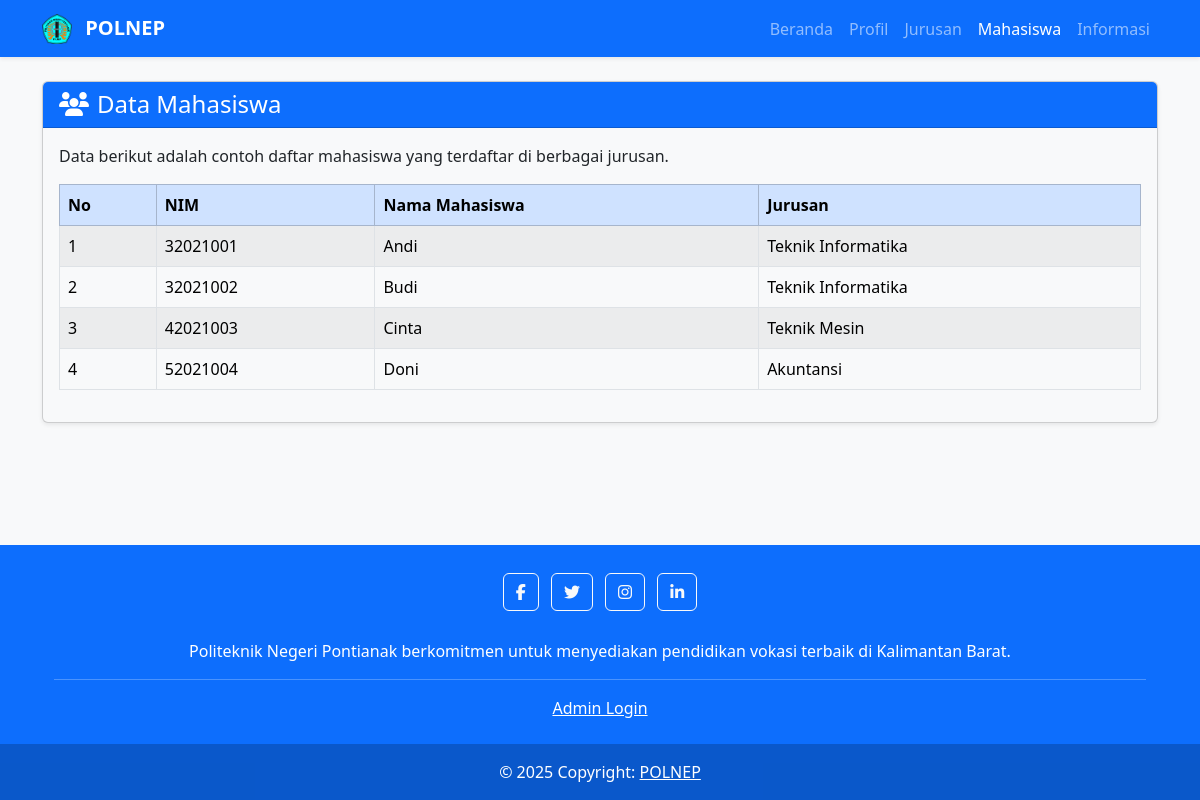
The app's page /index.php?page=mahasiswa with its own data.
### tables this page shows
CREATE TABLE `mahasiswa` (
  `id` int(11) NOT NULL,
  `nama` varchar(100) NOT NULL,
  `nim` varchar(20) NOT NULL,
  `id_jurusan` int(11) NOT NULL
);

CREATE TABLE `jurusan` (
  `id` int(11) NOT NULL,
  `nama_jurusan` varchar(100) NOT NULL
);

### pages/mahasiswa.php (the view)
<div class="card shadow-sm">
    <div class="card-header bg-primary text-white">
        <h4 class="mb-0"><i class="fas fa-users me-2"></i>Data Mahasiswa</h4>
    </div>
    <div class="card-body">
        <p>Data berikut adalah contoh daftar mahasiswa yang terdaftar di berbagai jurusan.</p>
        <div class="table-responsive">
            <table class="table table-striped table-bordered table-hover">
                <thead class="table-primary">
                    <tr>
                        <th>No</th>
                        <th>NIM</th>
                        <th>Nama Mahasiswa</th>
                        <th>Jurusan</th>
                    </tr>
                </thead>
                <tbody>
                    <?php
                    $query = "SELECT m.nim, m.nama, j.nama_jurusan
                              FROM mahasiswa m
                              JOIN jurusan j ON m.id_jurusan = j.id
                              ORDER BY m.nama ASC";
                    $result = mysqli_query($koneksi, $query);
                    $no = 1;
                    if (mysqli_num_rows($result) > 0) {
                        while ($row = mysqli_fetch_assoc($result)) {
                            echo "<tr>";
                            echo "<td>" . $no++ . "</td>";
                            echo "<td>" . htmlspecialchars($row['nim']) . "</td>";
                            echo "<td>" . htmlspecialchars($row['nama']) . "</td>";
                            echo "<td>" . htmlspecialchars($row['nama_jurusan']) . "</td>";
                            echo "</tr>";
                        }
                    } else {
                        echo "<tr><td colspan='4' class='text-center'>Tidak ada data mahasiswa.</td></tr>";
                    }
                    ?>
                </tbody>
            </table>
        </div>
    </div>
</div>

### templates/header.php (shortened to what this page needs)
<!doctype html>
<html lang="id">
<head>
    <link href="vendor/twbs/bootstrap/dist/css/bootstrap.min.css" rel="stylesheet">
    <link rel="stylesheet" href="https://cdnjs.cloudflare.com/ajax/libs/font-awesome/6.5.2/css/all.min.css">
    <link rel="stylesheet" href="assets/css/style.css">
</head>
<body class="d-flex flex-column min-vh-100">

### templates/navigation.php (shortened to what this page needs)
<nav class="navbar navbar-expand-lg navbar-dark bg-primary sticky-top shadow-sm">
    <div class="container">
        <a class="navbar-brand fw-bold" href="index.php">
            <img src="images/polnep.png" alt="Logo Polnep" width="30" height="30" class="d-inline-block align-text-top me-2">
            POLNEP
        </a>
        <div class="collapse navbar-collapse" id="navbarNav">
            <ul class="navbar-nav ms-auto">
                <li class="nav-item">
                    <a class="nav-link <?php echo (!isset($_GET['page']) || $_GET['page'] == 'beranda') ? 'active' : ''; ?>" href="index.php?page=beranda">Beranda</a>
                </li>
                <li class="nav-item">
                    <a class="nav-link <?php echo (isset($_GET['page']) && $_GET['page'] == 'profil') ? 'active' : ''; ?>" href="index.php?page=profil">Profil</a>
                </li>
                <li class="nav-item">
                    <a class="nav-link <?php echo (isset($_GET['page']) && $_GET['page'] == 'jurusan') ? 'active' : ''; ?>" href="index.php?page=jurusan">Jurusan</a>
                </li>
                <li class="nav-item">
                    <a class="nav-link <?php echo (isset($_GET['page']) && $_GET['page'] == 'mahasiswa') ? 'active' : ''; ?>" href="index.php?page=mahasiswa">Mahasiswa</a>
                </li>
                <li class="nav-item">
                    <a class="nav-link <?php echo (isset($_GET['page']) && $_GET['page'] == 'informasi') ? 'active' : ''; ?>" href="index.php?page=informasi">Informasi</a>
                </li>
            </ul>
        </div>
    </div>
</nav>

### index.php (shortened to what this page needs)
<?php
require_once 'templates/header.php';
require_once 'templates/navigation.php';
?>
<main class="container mt-4 mb-5 main-content">
   <div class="row">
      <div class="col-md-12">
         <?php
         $page = isset($_GET['page']) ? $_GET['page'] : 'beranda';
         $file_path = 'pages/' . $page . '.php';
         if (file_exists($file_path)) {
            include $file_path;
         } else {
            echo '<div class="alert alert-danger" role="alert">';
            echo '<h1>404 - Halaman Tidak Ditemukan</h1>';
            echo '<p>Maaf, halaman yang Anda cari tidak ada.</p>';
            echo '</div>';
         }
         ?>
      </div>
   </div>
</main>
<?php
require_once 'templates/footer.php';
?>

### templates/footer.php (shortened to what this page needs)
<footer class="bg-primary text-white text-center mt-auto">
    <div class="container p-4">
        <section class="mb-4">
            <a class="btn btn-outline-light btn-floating m-1" href="#!" role="button"><i class="fab fa-facebook-f"></i></a>
            <a class="btn btn-outline-light btn-floating m-1" href="#!" role="button"><i class="fab fa-twitter"></i></a>
            <a class="btn btn-outline-light btn-floating m-1" href="#!" role="button"><i class="fab fa-instagram"></i></a>
            <a class="btn btn-outline-light btn-floating m-1" href="#!" role="button"><i class="fab fa-linkedin-in"></i></a>
        </section>
        <section class="">
            <p>
                Politeknik Negeri Pontianak berkomitmen untuk menyediakan pendidikan vokasi terbaik di Kalimantan Barat.
            </p>
        </section>
        <hr>
        <?php
        if (!isset($_SESSION['admin_logged_in']) || $_SESSION['admin_logged_in'] !== true) :
        ?>
            <a href="login.php" class="text-white">Admin Login</a>
        <?php endif; ?>
    </div>
    <div class="text-center p-3" style="background-color: rgba(0, 0, 0, 0.2);">
        © 2025 Copyright:
        <a class="text-white" href="index.php">POLNEP</a>
    </div>
</footer>
</body>
</html>

### assets/css/style.css (style rules this page uses)
:root { --bs-primary: #0d6efd; --bs-primary-rgb: 13, 110, 253; --bs-secondary: #6c757d; --bs-light-rgb: 248, 249, 250; --bs-body-bg: #f8f9fa; }
body { font-family: 'Segoe UI', Tahoma, Geneva, Verdana, sans-serif; background-color: var(--bs-body-bg); }
.main-content { flex-grow: 1; }

### records on screen
mahasiswa: nim "32021001", nama "Andi", id_jurusan.nama_jurusan "Teknik Informatika"
mahasiswa: nim "32021002", nama "Budi", id_jurusan.nama_jurusan "Teknik Informatika"
mahasiswa: nim "42021003", nama "Cinta", id_jurusan.nama_jurusan "Teknik Mesin"
mahasiswa: nim "52021004", nama "Doni", id_jurusan.nama_jurusan "Akuntansi"
